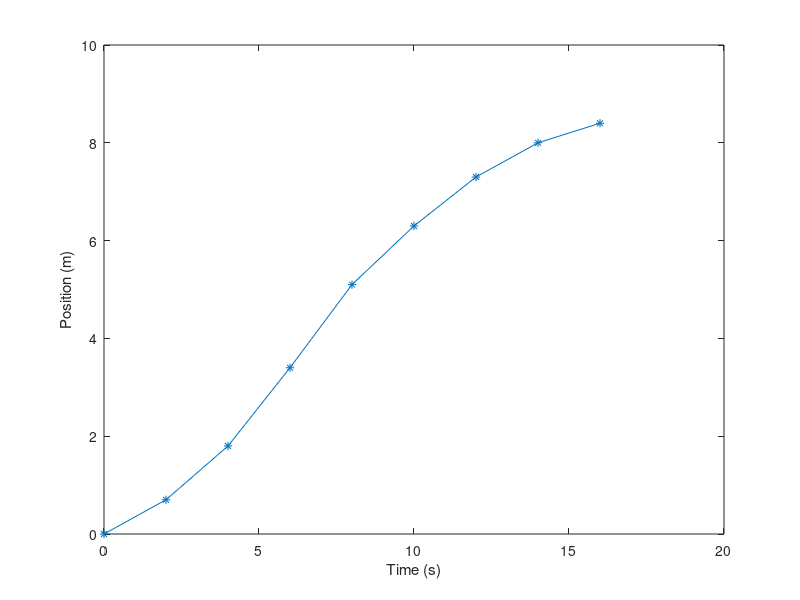
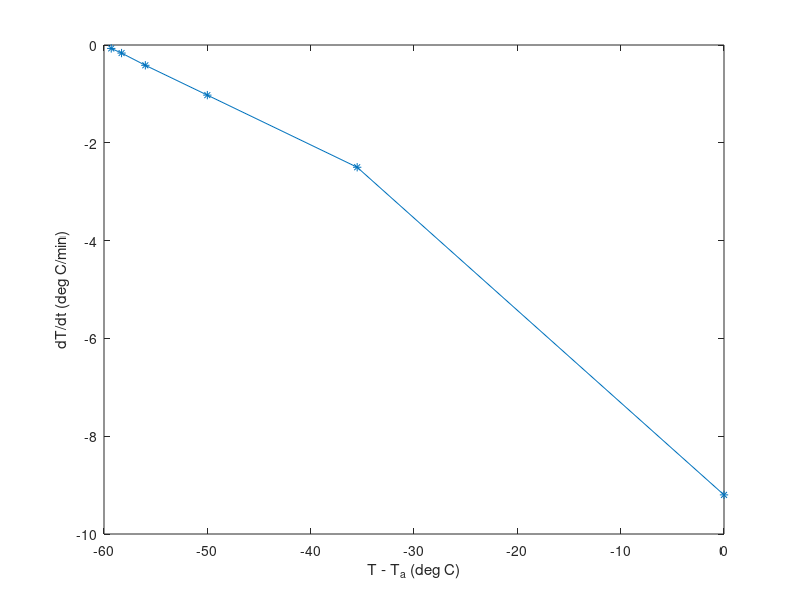

MATLAB code to generate these figures, in order:
% Created by: Anthony H. Le
% Last updated: 02-17-2019

% CHE 581: Assignment 4
% Textbook Problems 21.13, 21.28, Additional Problem
% Due: 02-18-2019
%% Problem 21.13
close all; % close all figures
clear; % clear workspace
clc; % clear command window

disp('Problem 21.13');

t = [0 2 4 6 8 10 12 14 16]'; % time, s
x = [0 0.7 1.8 3.4 5.1 6.3 7.3 8.0 8.4]; % position, m
h = 2; % step size, time, s
i = 6; % index @ t = 10

figure();
plot(t, x, '-*');
hold on;
xlabel('Time (s)');
ylabel('Position (m)');
hold off;

% (a) 2nd-order correct centered finite-diff method
disp('(a) O(h^2) centered finite-difference method');
v_a = (x(i+1) - x(i-1)) / (2 * h); % velocity @ t = 10, m/s
a_a = (x(i+1) - (2 * x(i)) + x(i-1)) / (h^2); % acceleration @ t = 10, m/s^2
fprintf('vel = %5.2f\n', v_a);
fprintf('accel = %5.2f\n', a_a);

% (b) 2nd-order correct forward finite-diff method
disp('(b) O(h^2) forward fiite-difference method');
v_b = (-x(i+2) + (4 * x(i+1)) - (3 * x(i))) / (2 * h); % velocity @ t = 10, m/s
a_b = (-x(i+3) + (4 * x(i+2)) - (5 * x(i+1)) + (2 * x(i))) / (h^2); % acceleration @ t = 10, m/s^2
fprintf('vel = %5.2f\n', v_b);
fprintf('accel = %5.2f\n', a_b);

% (c) 2nd-order correct backward finite-diff method
disp('(c) O(h^2) backward finite-difference method');
v_c = ((3 * x(i)) - (4 * x(i-1)) + x(i-2)) / (2 * h); % velocity @ t = 10, m/s
a_c = ((2 * x(i)) - (5 * x(i-1)) + (4 * x(i-2)) - x(i-3)) / (h^2); % acceleration @ t = 10, m/s^2
fprintf('vel = %5.2f\n', v_c);
fprintf('accel = %5.2f\n', a_c);

disp('-------------------------------------------------');

%% Problem 21.28
close all;
clear;
clc;

disp('Problem 21.28');

time = [0 5 10 15 20 25]'; % time, min
T = [80 44.5 30.0 24. 21.7 20.7]'; % temperature, deg C
T_a = 80; % temperature, deg C
n_a = length(time);

dTdt = zeros(n_a, 1);

for i = 1:n_a
    if i == 1 % forward finite-diff method, first point
        diff = (-T(i+2) + 4 * T(i+1) - 3 * T(i)) / (2 * (time(i+1) - time(i)));
        dTdt(i, 1) = diff;
    elseif i >= 2 && i < n_a % center finite-diff method, interior points
        diff = (T(i+1) - T(i-1)) / (2 * (time(i+1) - time(i-1)));
        dTdt(i, 1) = diff;
    elseif i == n_a % backward finite-diff method, last point
        diff = (3 * T(i) - 4 * T(i-1) + T(i-2)) / (2 * (time(i) - time(i-1)));
        dTdt(i, 1) = diff;
    end
end

figure();
plot(T-T_a, dTdt, '-*');
hold on;
title('');
xlabel('T - T_{a} (deg C)');
ylabel('dT/dt (deg C/min)');
hold off;

disp('-------------------------------------------------');
